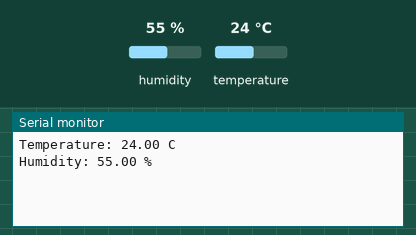
Bench run of a sketch on a simulated ESP8266 (NodeMCU). On the bench: the last lines printed to the serial monitor. The inputs (shaded band) are chosen by the test bench; at power-on: humidity 55 %, temperature 24 °C.

Above: at 3.3 s.
3.4 s: humidity set to 22 %
5.6 s: temperature set to 12 °C
At 7.1 s:
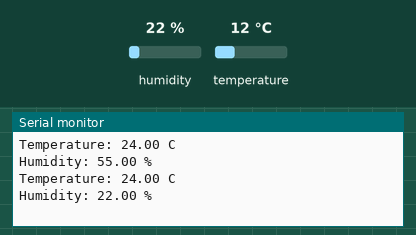
7.8 s: humidity set to 40 %
At 9.9 s:
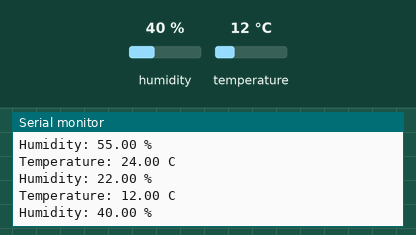
Timing chart, 0 to 11.4 s (numbered marks = the images above; inputs shaded):
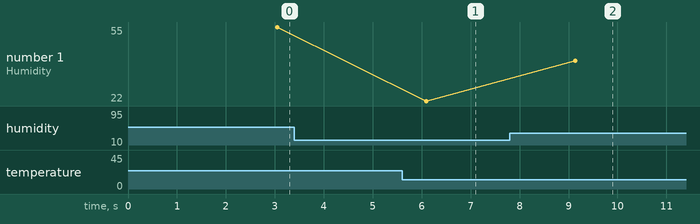

Measured:
- after the input at 7.8 s, the serial monitor: prints a new line after 1.3 s (image 2)
- plotted number 1: 22 → 40 after the input at 7.8 s

The sketch:

2.ino
```cpp
#include <Adafruit_Sensor.h>
#include <DHT11.h>

DHT11 dht11(D3);

void setup() {
  Serial.begin(9600);
}

void loop() {
  delay(2000);
  //read temperature and humidity
  float t = dht11.readTemperature();
  float h = dht11.readHumidity();

  if (isnan(h) || isnan(t)) {
    Serial.println("Failed to read from DHT sensor!");
    return;
  }

  // print temperature
  Serial.print("Temperature: ");
  Serial.print(t);
  Serial.println(" C");

  // print humidity
  Serial.print("Humidity: ");
  Serial.print(h);
  Serial.println(" %");
}
```
